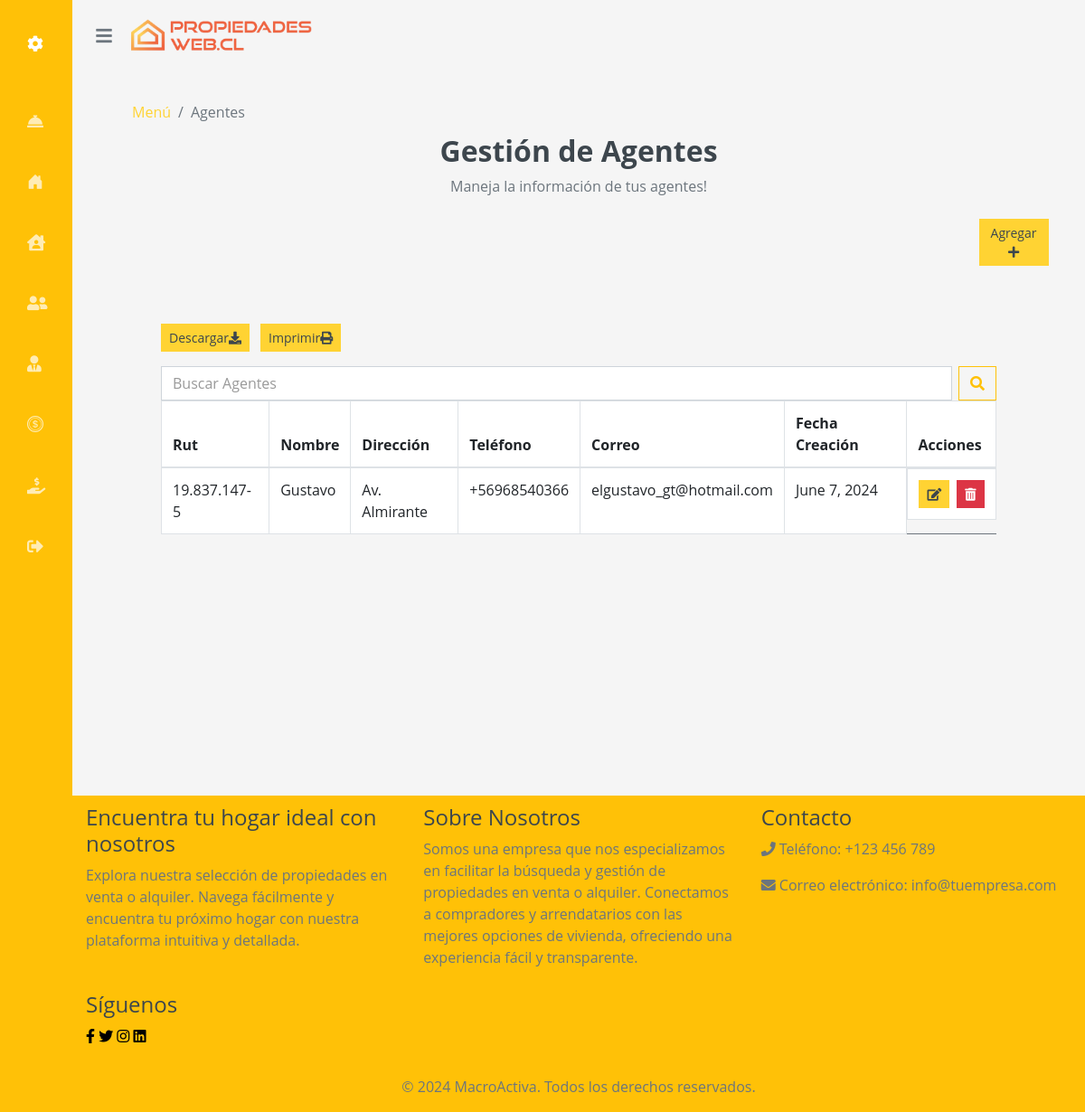
/agentes/ (signed in), run on an earlier commit of the app's database.
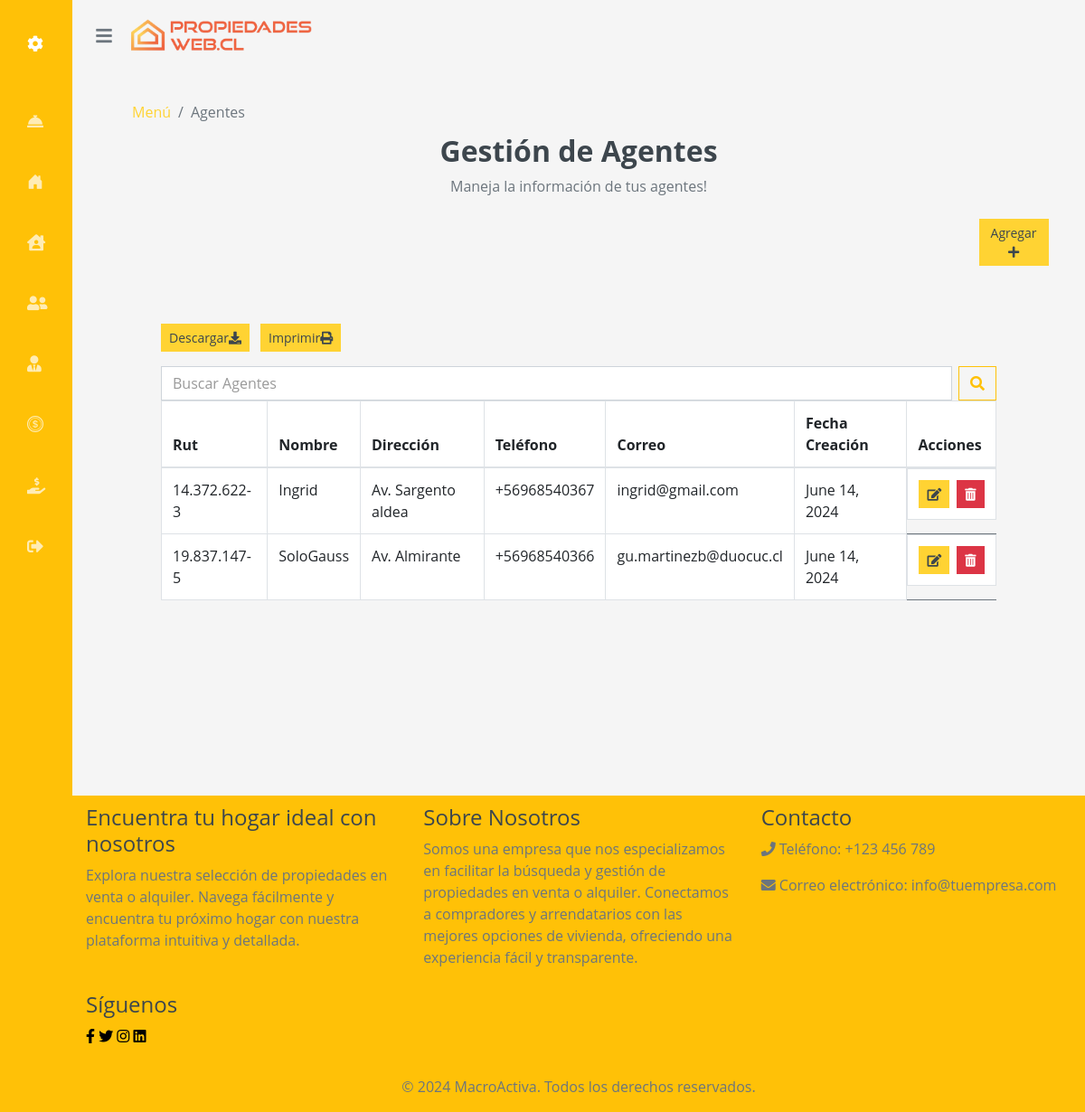
And on a later commit of the database.
### core/models.py (models this page shows, shortened)
class Agente(models.Model):
    rut_agente = models.CharField(max_length=12)
    nombre = models.CharField(max_length=50)
    direccion = models.CharField(max_length=100)
    telefono = models.CharField(max_length=12)
    correo = models.CharField(max_length=200)
    fecha_creacion = models.DateField()
    rut_empresa = models.ForeignKey(EmpresaCorredora, on_delete= CASCADE)

### core/views.py (the view, shortened to what this page needs)
# urls.py: path('agentes/', views.agentes, name='agentes'),
@login_required
def agentes(request):
    form = frmAgente()
    empresa = request.user
    agentes = Agente.objects.filter(rut_empresa=empresa).order_by('-fecha_creacion')
    contexto = {}
    default_page = 1
    page = request.GET.get('page', default_page)
    query = request.GET.get('q')
    items_per_page = 5  # Ajusta el número de elementos por página según tus necesidades
    paginator = Paginator(agentes, items_per_page)
    try:
        agentes = paginator.page(page)
    except PageNotAnInteger:
        agentes = paginator.page(default_page)
    except EmptyPage:
        agentes = paginator.page(paginator.num_pages)
    contexto["form"] = form
    contexto["agentes"] = agentes
    return render(request, 'core/agentes.html', contexto)

### core/forms.py
class frmAgente(forms.ModelForm):
    class Meta:
        model=Agente
        fields=["rut_agente","nombre","direccion","telefono","correo","fecha_creacion"]
        widgets = {
            'fecha_creacion': forms.DateInput(attrs={'type': 'date'})
        }

### core/templates/core/agentes.html (shortened to what this page needs)
{% extends "core/base.html" %}
{% load static %}
{% load humanize %}
{% load crispy_forms_tags %}
{% block content %}
<div class="container-fluid mb-3">
    <div class="col-12 d-flex flex-column flex-md-row justify-content-between align-items-center">
        <nav aria-label="breadcrumb" style="background-color: transparent;">
            <ol class="breadcrumb mb-2 mb-md-0" style="background-color: transparent;">
                <li class="breadcrumb-item"><a href="#">Menú</a></li>
                <li class="breadcrumb-item active" aria-current="page">Agentes</li>
            </ol>
        </nav>
    </div>
    <h2 style="text-align:center;">Gestión de Agentes</h2>
    <div class="row">
        <div class="col-lg-12 d-flex justify-content-between align-items-center mb-2">
            <div class="flex-grow-1 d-flex justify-content-center">
                <p >
                    Maneja la información de tus agentes!
                </p>
        </div>
    </div>
</div>
<div class="d-flex justify-content-between align-items-center mb-3 container-fluid col-lg-1 text-lg-end" style="margin-right: 10px;">
    <div>
        <button class="btn btn-primary btn-sm me-2 btn-block" data-toggle="modal" data-target="#addModal " >
            Agregar <i class="fas fa-plus"></i>
        </button>
    </div>
</div>
<div class="row px-xl-5">
    <div class="col-lg-12">
    {% if agentes %}
<div class="container mt-5">
    <div class="table-responsive">
        <div class="d-flex justify-content-between align-items-center mb-3">
            <div>
                <button class="btn btn-primary btn-sm me-2"id="downloadButton" class="btn btn-success">Descargar<i class="fas fa-download"></i></button>
                <button class="btn btn-primary btn-sm me-2"id="printButton" class="btn btn-info">Imprimir<i class="fas fa-print"></i></button>
            </div>
        </div>
        <div class="flex relative">
            <form method="get" action="{% url 'agentes' %}" class="form-inline my-2 my-lg-0 w-100">
                <div class="input-group w-100">
                    <input class="form-control mr-sm-2" name="q" type="search" placeholder="Buscar Agentes" aria-label="Search">
                    <button class="btn btn-outline-warning" type="submit"><i class="fas fa-search"></i></button>
                </div>
            </form>
        </div>
    <table class="table table-bordered">
        <thead>
            <tr>
                <th scope="col">Rut</th>
                <th scope="col">Nombre</th>
                <th scope="col">Dirección</th>
                <th scope="col">Teléfono</th>
                <th scope="col">Correo</th>
                <th scope="col">Fecha Creación</th>
                <th scope="col">Acciones</th>
            </tr>
        </thead>
        <tbody>
            {% for agente in agentes %}
            <tr>
                <td>{{ agente.rut_agente }}</td>
                <td>{{ agente.nombre }}</td>
                <td>{{ agente.direccion }}</td>
                <td>{{ agente.telefono }}</td>
                <td>{{ agente.correo }}</td>
                <td>{{ agente.fecha_creacion }}</td>
                <td class="d-flex justify-content-between">
                    <button class="btn btn-sm btn-primary edit-btn mr-2" data-id="{{ agente.id}}" data-rut_agente="{{agente.rut_agente}}" data-nombre="{{ agente.nombre }}" data-direccion="{{ agente.direccion }}" data-telefono="{{ agente.telefono }}" data-correo="{{ agente.correo }}">
                        <i class="fas fa-edit"></i>
                    </button>
                    <button class="btn btn-sm btn-danger delete-btn" data-id="{{ agente.id }}">
                        <i class="fas fa-trash-alt"></i>
                    </button>
                </td>
            </tr>
            {% endfor %}
        </tbody>
    </table>
    </div>
</div>
    {% else %}
    <div class="text-center mt-5">
        <h3>Ningún agente encontrado</h3>
        <i class="fas fa-user-tie fa-5x"></i>
    </div>
    {% endif %}
        </div>
    </div>
</div>
{% endblock %}

What changed in the data, as far as the page shows it:
removed Agente: rut_agente "19.837.147-5", nombre "Gustavo", direccion "Av. Almirante", telefono "+56968540366", correo "elgustavo_gt@hotmail.com", fecha_creacion "June 7, 2024"
added Agente: rut_agente "14.372.622-3", nombre "Ingrid", direccion "Av. Sargento aldea", telefono "+56968540367", correo "ingrid@gmail.com", fecha_creacion "June 14, 2024"
added Agente: rut_agente "19.837.147-5", nombre "SoloGauss", direccion "Av. Almirante", telefono "+56968540366", correo "gu.martinezb@duocuc.cl", fecha_creacion "June 14, 2024"
